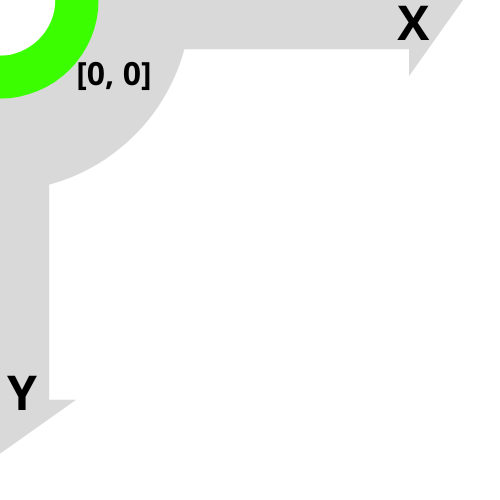
#> input picture eduset/utils/marker.png, 500 x 500 px
$ python -i plots.py   (imports and definitions only)
#> lines starting #> are read from the running program, lines starting #| are printed output that depends on the picture; after the words box and inside, x2 and y2 are one past the last pixel; in counts of white or black regions, pixels touching at a corner belong together
#> further down, picture is the input picture: shape (500, 500, 3); mean B, G, R 241.2, 246.5, 242.4
import cv2
import cv2 as cv
import matplotlib.pyplot as plt
import numpy as np

from typing import List


def plot_results(paths: List[str], figsize=(15, 5)):
    fig, axes = plt.subplots(nrows=1, ncols=len(paths), figsize=figsize)

    for ax, image_path in zip(axes, paths):
        image = cv.imread(image_path)
        image = cv.cvtColor(image, cv.COLOR_BGR2RGB)
        ax.imshow(image)
        ax.set_xticks([]), ax.set_yticks([])


def draw_axes(image: np.ndarray) -> np.ndarray:
    marker = cv.imread("../eduset/utils/marker.png")
    h, w = marker.shape[:2]
#> h = 500; w = 500

    overlay_img = np.ones(image.shape, np.uint8) * 255
    overlay_img[0:h, 0:w] = marker
    gray_marker = cv.cvtColor(overlay_img, cv.COLOR_BGR2GRAY)
    _, mask = cv.threshold(gray_marker, thresh=240, maxval=255, type=cv.THRESH_BINARY_INV)
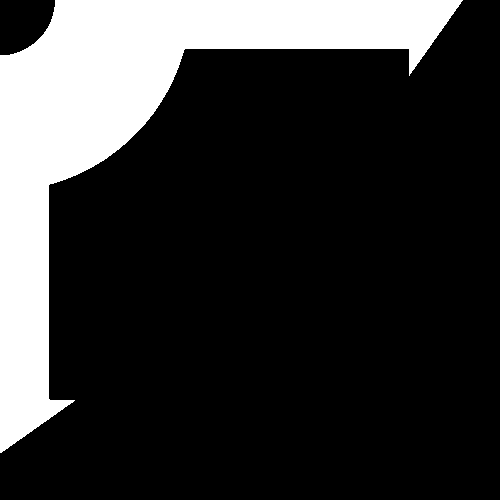
#> mask: shape (500, 500); 20.6% white; 1 white region, box (x1, y1, x2, y2) and area: (0, 0, 463, 453) 51509
    mask_inv = cv.bitwise_not(mask)

    temp1 = cv2.bitwise_and(image, image, mask=mask_inv)
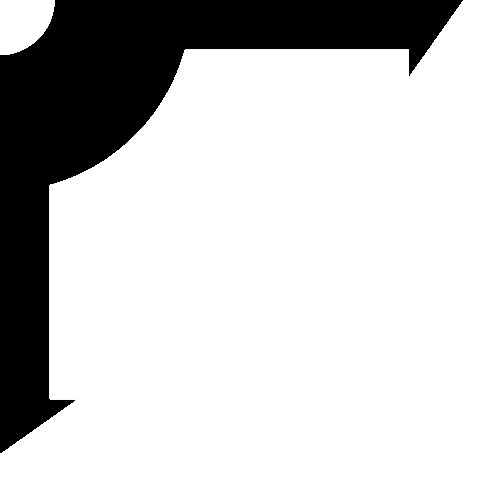
#> temp1: shape (500, 500, 3); mean B, G, R 202.4, 202.4, 202.4
    temp2 = cv2.bitwise_and(overlay_img, overlay_img, mask=mask)
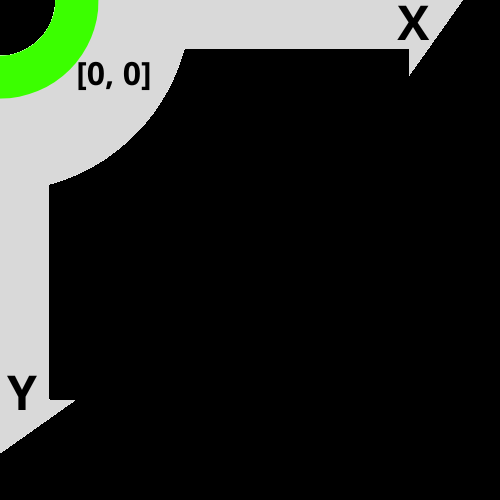
#> temp2: shape (500, 500, 3); mean B, G, R 38.8, 44.1, 40

    image = cv.add(temp1, temp2)
    return image

>>> import cv2
>>> picture = cv2.imread('marker.png')
>>> result = draw_axes(picture)
